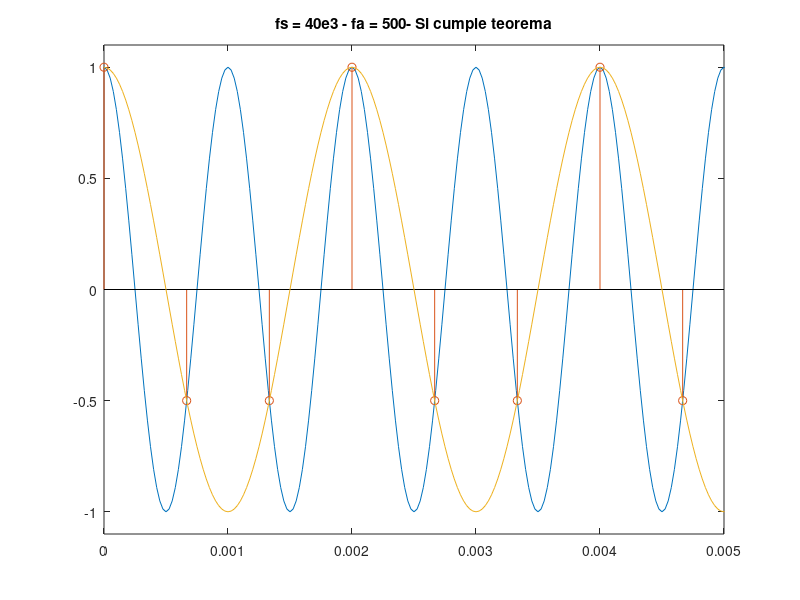

This chart was generated by the following MATLAB code:
clc;clear;close;
%%%a)
fa = 1000;

fs = 40e3;
ts = 1/fs;

t = 0:ts:5;

y = cos(2*pi*fa*t);

plot(t,y)
hold on
axis([0 5e-3 0 1])
title('fs = 40e3 - fa = 1000- Si cumple teorema')

sound(y,fs)
%pause(6)
%%%b)
fa = 1000;

fs = 1500;
ts = 1/fs;

t = 0:ts:5;

y = cos(2*pi*fa*t);

stem(t,y)

axis([0 5e-3 0 1])
title('fs = 1500 -fa = 1000 - No cumple teorema')

sound(y,fs)
%pause(6)
%%%C)
fa = 500;

fs = 40e3;
ts = 1/fs;

t = 0:ts:5;

y = cos(2*pi*fa*t);
plot(t,y)
axis([0 5e-3 -1.1 1.1])
title('fs = 40e3 - fa = 500- Si cumple teorema')

sound(y,fs)
